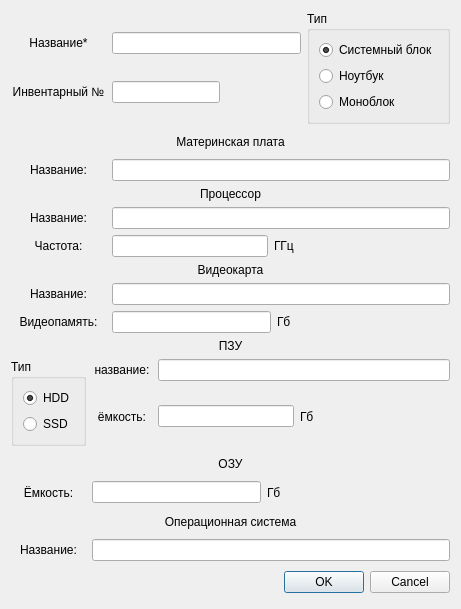
<?xml version="1.0" encoding="UTF-8"?>
<ui version="4.0">
 <class>PCeditDialog</class>
 <widget class="QDialog" name="PCeditDialog">
  <property name="geometry">
   <rect>
    <x>0</x>
    <y>0</y>
    <width>461</width>
    <height>609</height>
   </rect>
  </property>
  <property name="windowTitle">
   <string>Данные о ПК</string>
  </property>
  <property name="sizeGripEnabled">
   <bool>false</bool>
  </property>
  <property name="modal">
   <bool>true</bool>
  </property>
  <layout class="QGridLayout" name="gridLayout_2">
   <item row="0" column="0">
    <layout class="QHBoxLayout" name="horizontalLayout_12">
     <item>
      <layout class="QVBoxLayout" name="verticalLayout_9">
       <item>
        <layout class="QHBoxLayout" name="horizontalLayout_10">
         <item>
          <widget class="QLabel" name="label_17">
           <property name="minimumSize">
            <size>
             <width>95</width>
             <height>0</height>
            </size>
           </property>
           <property name="text">
            <string>Название*</string>
           </property>
           <property name="alignment">
            <set>Qt::AlignCenter</set>
           </property>
          </widget>
         </item>
         <item>
          <widget class="QLineEdit" name="leName"/>
         </item>
        </layout>
       </item>
       <item>
        <layout class="QHBoxLayout" name="horizontalLayout_11">
         <item>
          <widget class="QLabel" name="label_18">
           <property name="minimumSize">
            <size>
             <width>95</width>
             <height>0</height>
            </size>
           </property>
           <property name="text">
            <string>Инвентарный №</string>
           </property>
           <property name="alignment">
            <set>Qt::AlignCenter</set>
           </property>
          </widget>
         </item>
         <item>
          <widget class="QLineEdit" name="leNumber"/>
         </item>
         <item>
          <spacer name="horizontalSpacer_5">
           <property name="orientation">
            <enum>Qt::Horizontal</enum>
           </property>
           <property name="sizeHint" stdset="0">
            <size>
             <width>40</width>
             <height>20</height>
            </size>
           </property>
          </spacer>
         </item>
        </layout>
       </item>
      </layout>
     </item>
     <item>
      <widget class="QGroupBox" name="groupBox_3">
       <property name="title">
        <string>Тип</string>
       </property>
       <layout class="QVBoxLayout" name="verticalLayout_8">
        <item>
         <widget class="QRadioButton" name="rbPCtype">
          <property name="text">
           <string>Системный блок</string>
          </property>
          <property name="checked">
           <bool>true</bool>
          </property>
         </widget>
        </item>
        <item>
         <widget class="QRadioButton" name="rbLaptopType">
          <property name="text">
           <string>Ноутбук</string>
          </property>
         </widget>
        </item>
        <item>
         <widget class="QRadioButton" name="rbMonoblockType">
          <property name="text">
           <string>Моноблок</string>
          </property>
         </widget>
        </item>
       </layout>
      </widget>
     </item>
    </layout>
   </item>
   <item row="1" column="0">
    <layout class="QVBoxLayout" name="verticalLayout_3">
     <item>
      <widget class="QLabel" name="label_3">
       <property name="text">
        <string>Материнская плата</string>
       </property>
       <property name="alignment">
        <set>Qt::AlignCenter</set>
       </property>
      </widget>
     </item>
     <item>
      <layout class="QHBoxLayout" name="horizontalLayout_5">
       <item>
        <widget class="QLabel" name="label">
         <property name="minimumSize">
          <size>
           <width>95</width>
           <height>0</height>
          </size>
         </property>
         <property name="text">
          <string>Название:</string>
         </property>
         <property name="alignment">
          <set>Qt::AlignCenter</set>
         </property>
        </widget>
       </item>
       <item>
        <widget class="QLineEdit" name="leMotherboard"/>
       </item>
      </layout>
     </item>
    </layout>
   </item>
   <item row="2" column="0">
    <layout class="QVBoxLayout" name="verticalLayout">
     <item>
      <widget class="QLabel" name="label_2">
       <property name="text">
        <string>Процессор</string>
       </property>
       <property name="alignment">
        <set>Qt::AlignCenter</set>
       </property>
      </widget>
     </item>
     <item>
      <layout class="QHBoxLayout" name="horizontalLayout">
       <item>
        <widget class="QLabel" name="label_4">
         <property name="minimumSize">
          <size>
           <width>95</width>
           <height>0</height>
          </size>
         </property>
         <property name="text">
          <string>Название:</string>
         </property>
         <property name="alignment">
          <set>Qt::AlignCenter</set>
         </property>
        </widget>
       </item>
       <item>
        <widget class="QLineEdit" name="leCPUname"/>
       </item>
      </layout>
     </item>
     <item>
      <layout class="QHBoxLayout" name="horizontalLayout_2">
       <item>
        <widget class="QLabel" name="label_5">
         <property name="minimumSize">
          <size>
           <width>95</width>
           <height>0</height>
          </size>
         </property>
         <property name="text">
          <string>Частота:</string>
         </property>
         <property name="alignment">
          <set>Qt::AlignCenter</set>
         </property>
        </widget>
       </item>
       <item>
        <widget class="QLineEdit" name="leCPUfrequency"/>
       </item>
       <item>
        <widget class="QLabel" name="label_20">
         <property name="text">
          <string>ГГц</string>
         </property>
        </widget>
       </item>
       <item>
        <spacer name="horizontalSpacer_2">
         <property name="orientation">
          <enum>Qt::Horizontal</enum>
         </property>
         <property name="sizeHint" stdset="0">
          <size>
           <width>40</width>
           <height>20</height>
          </size>
         </property>
        </spacer>
       </item>
      </layout>
     </item>
    </layout>
   </item>
   <item row="3" column="0">
    <layout class="QVBoxLayout" name="verticalLayout_2">
     <item>
      <widget class="QLabel" name="label_7">
       <property name="text">
        <string>Видеокарта</string>
       </property>
       <property name="alignment">
        <set>Qt::AlignCenter</set>
       </property>
      </widget>
     </item>
     <item>
      <layout class="QHBoxLayout" name="horizontalLayout_4">
       <item>
        <widget class="QLabel" name="label_6">
         <property name="minimumSize">
          <size>
           <width>95</width>
           <height>0</height>
          </size>
         </property>
         <property name="text">
          <string>Название:</string>
         </property>
         <property name="alignment">
          <set>Qt::AlignCenter</set>
         </property>
        </widget>
       </item>
       <item>
        <widget class="QLineEdit" name="leVideocardName"/>
       </item>
      </layout>
     </item>
     <item>
      <layout class="QHBoxLayout" name="horizontalLayout_3">
       <item>
        <widget class="QLabel" name="label_9">
         <property name="minimumSize">
          <size>
           <width>95</width>
           <height>0</height>
          </size>
         </property>
         <property name="text">
          <string>Видеопамять:</string>
         </property>
         <property name="alignment">
          <set>Qt::AlignCenter</set>
         </property>
        </widget>
       </item>
       <item>
        <widget class="QLineEdit" name="leVideocardVolumeRam"/>
       </item>
       <item>
        <widget class="QLabel" name="label_19">
         <property name="text">
          <string>Гб</string>
         </property>
        </widget>
       </item>
       <item>
        <spacer name="horizontalSpacer">
         <property name="orientation">
          <enum>Qt::Horizontal</enum>
         </property>
         <property name="sizeHint" stdset="0">
          <size>
           <width>40</width>
           <height>20</height>
          </size>
         </property>
        </spacer>
       </item>
      </layout>
     </item>
    </layout>
   </item>
   <item row="4" column="0">
    <layout class="QVBoxLayout" name="verticalLayout_7">
     <item>
      <widget class="QLabel" name="label_12">
       <property name="text">
        <string>ПЗУ</string>
       </property>
       <property name="alignment">
        <set>Qt::AlignCenter</set>
       </property>
      </widget>
     </item>
     <item>
      <layout class="QGridLayout" name="gridLayout">
       <item row="0" column="0" rowspan="2">
        <widget class="QGroupBox" name="groupBox">
         <property name="minimumSize">
          <size>
           <width>75</width>
           <height>0</height>
          </size>
         </property>
         <property name="title">
          <string>Тип</string>
         </property>
         <layout class="QVBoxLayout" name="verticalLayout_6">
          <item>
           <widget class="QRadioButton" name="rbHDDtype">
            <property name="text">
             <string>HDD</string>
            </property>
            <property name="checked">
             <bool>true</bool>
            </property>
           </widget>
          </item>
          <item>
           <widget class="QRadioButton" name="rbSSDtype">
            <property name="text">
             <string>SSD</string>
            </property>
           </widget>
          </item>
         </layout>
        </widget>
       </item>
       <item row="1" column="1">
        <layout class="QHBoxLayout" name="horizontalLayout_8">
         <item>
          <widget class="QLabel" name="label_14">
           <property name="minimumSize">
            <size>
             <width>60</width>
             <height>0</height>
            </size>
           </property>
           <property name="text">
            <string>ёмкость:</string>
           </property>
           <property name="alignment">
            <set>Qt::AlignCenter</set>
           </property>
          </widget>
         </item>
         <item>
          <widget class="QLineEdit" name="leStorageDeviceVolume"/>
         </item>
         <item>
          <widget class="QLabel" name="label_8">
           <property name="text">
            <string>Гб</string>
           </property>
          </widget>
         </item>
         <item>
          <spacer name="horizontalSpacer_3">
           <property name="orientation">
            <enum>Qt::Horizontal</enum>
           </property>
           <property name="sizeHint" stdset="0">
            <size>
             <width>40</width>
             <height>20</height>
            </size>
           </property>
          </spacer>
         </item>
        </layout>
       </item>
       <item row="0" column="1">
        <layout class="QHBoxLayout" name="horizontalLayout_7">
         <item>
          <widget class="QLabel" name="label_13">
           <property name="minimumSize">
            <size>
             <width>60</width>
             <height>0</height>
            </size>
           </property>
           <property name="text">
            <string>название:</string>
           </property>
           <property name="alignment">
            <set>Qt::AlignCenter</set>
           </property>
          </widget>
         </item>
         <item>
          <widget class="QLineEdit" name="leStorageDeviceName"/>
         </item>
        </layout>
       </item>
      </layout>
     </item>
    </layout>
   </item>
   <item row="5" column="0">
    <layout class="QVBoxLayout" name="verticalLayout_5">
     <item>
      <widget class="QLabel" name="label_10">
       <property name="text">
        <string>ОЗУ</string>
       </property>
       <property name="alignment">
        <set>Qt::AlignCenter</set>
       </property>
      </widget>
     </item>
     <item>
      <layout class="QHBoxLayout" name="horizontalLayout_6">
       <item>
        <widget class="QLabel" name="label_11">
         <property name="minimumSize">
          <size>
           <width>75</width>
           <height>0</height>
          </size>
         </property>
         <property name="text">
          <string>Ёмкость:</string>
         </property>
         <property name="alignment">
          <set>Qt::AlignCenter</set>
         </property>
        </widget>
       </item>
       <item>
        <widget class="QLineEdit" name="leRAMvolume"/>
       </item>
       <item>
        <widget class="QLabel" name="label_21">
         <property name="text">
          <string>Гб</string>
         </property>
        </widget>
       </item>
       <item>
        <spacer name="horizontalSpacer_4">
         <property name="orientation">
          <enum>Qt::Horizontal</enum>
         </property>
         <property name="sizeHint" stdset="0">
          <size>
           <width>40</width>
           <height>20</height>
          </size>
         </property>
        </spacer>
       </item>
      </layout>
     </item>
    </layout>
   </item>
   <item row="6" column="0">
    <layout class="QVBoxLayout" name="verticalLayout_4">
     <item>
      <widget class="QLabel" name="label_15">
       <property name="text">
        <string>Операционная система</string>
       </property>
       <property name="alignment">
        <set>Qt::AlignCenter</set>
       </property>
      </widget>
     </item>
     <item>
      <layout class="QHBoxLayout" name="horizontalLayout_9">
       <item>
        <widget class="QLabel" name="label_16">
         <property name="minimumSize">
          <size>
           <width>75</width>
           <height>0</height>
          </size>
         </property>
         <property name="text">
          <string>Название:</string>
         </property>
         <property name="alignment">
          <set>Qt::AlignCenter</set>
         </property>
        </widget>
       </item>
       <item>
        <widget class="QLineEdit" name="leOperationSystem"/>
       </item>
      </layout>
     </item>
    </layout>
   </item>
   <item row="7" column="0">
    <layout class="QHBoxLayout">
     <property name="spacing">
      <number>6</number>
     </property>
     <property name="margin" stdset="0">
      <number>0</number>
     </property>
     <item>
      <spacer>
       <property name="orientation">
        <enum>Qt::Horizontal</enum>
       </property>
       <property name="sizeHint" stdset="0">
        <size>
         <width>131</width>
         <height>31</height>
        </size>
       </property>
      </spacer>
     </item>
     <item>
      <widget class="QPushButton" name="okButton">
       <property name="text">
        <string>OK</string>
       </property>
      </widget>
     </item>
     <item>
      <widget class="QPushButton" name="cancelButton">
       <property name="text">
        <string>Cancel</string>
       </property>
      </widget>
     </item>
    </layout>
   </item>
  </layout>
 </widget>
 <resources/>
 <connections>
  <connection>
   <sender>okButton</sender>
   <signal>clicked()</signal>
   <receiver>PCeditDialog</receiver>
   <slot>accept()</slot>
   <hints>
    <hint type="sourcelabel">
     <x>278</x>
     <y>253</y>
    </hint>
    <hint type="destinationlabel">
     <x>96</x>
     <y>254</y>
    </hint>
   </hints>
  </connection>
  <connection>
   <sender>cancelButton</sender>
   <signal>clicked()</signal>
   <receiver>PCeditDialog</receiver>
   <slot>reject()</slot>
   <hints>
    <hint type="sourcelabel">
     <x>369</x>
     <y>253</y>
    </hint>
    <hint type="destinationlabel">
     <x>179</x>
     <y>282</y>
    </hint>
   </hints>
  </connection>
 </connections>
</ui>
